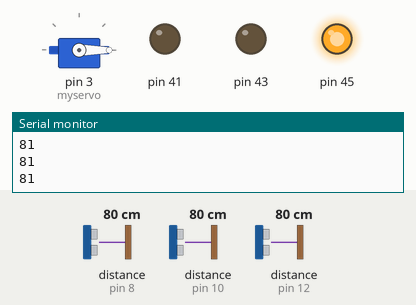
The sketch below on a simulated Arduino Mega 2560, built with avr-gcc and run on an emulated ATmega2560. Parts: servo, output pins drawn as LEDs (lit = HIGH), the last lines printed to the serial monitor. The inputs (shaded band) are chosen by the test bench; at power-on: distance to the obstacle (sensors on pin 12, pin 8, pin 10) 80 cm. The echo pulse lasts 58.3 µs per cm.

Above: at 7.4 s.
7.5 s: distance to the obstacle (sensor on pin 12) set to 2 cm
At 8.8 s:
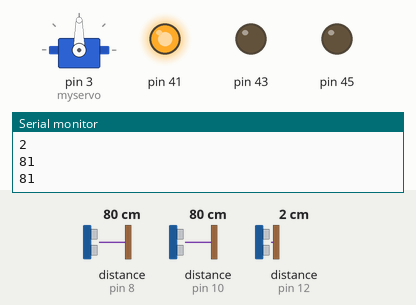
At 14.5 s:
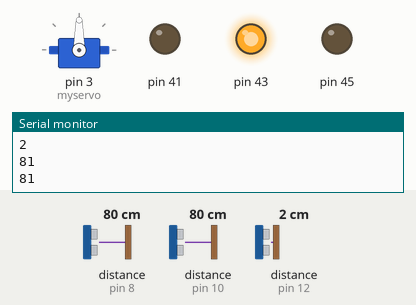
17.1 s: distance to the obstacle (sensor on pin 12) set to 4 cm
At 27.6 s:
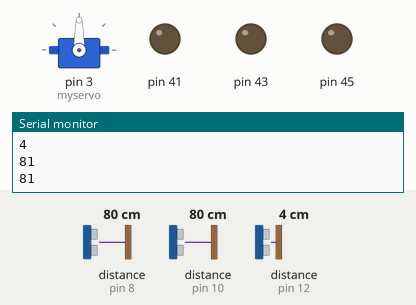
Timing chart, 0 to 27.9 s (numbered marks = the images above; inputs shaded):
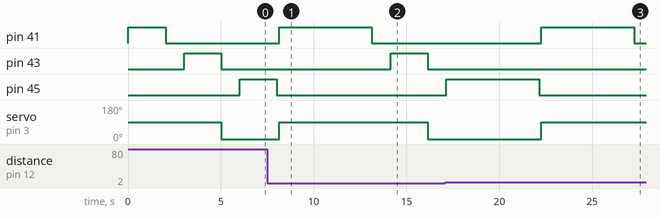

The sketch:

DemoFinal_1.1.ino
```cpp
#include <Servo.h>
#include <NewPing.h>


#define TRIGGER_PIN  8  // Arduino pin tied to trigger pin on the ultrasonic sensor.
#define ECHO_PIN     9 // Arduino pin tied to echo pin on the ultrasonic sensor.
#define MAX_DISTANCE 400 // Maximum distance we want to ping for (in centimeters). Maximum sensor distance is rated at 400-500cm.

NewPing sonar1(13, 12, MAX_DISTANCE); // NewPing setup of pins and maximum distance.
NewPing sonar2(11, 10, MAX_DISTANCE); // NewPing setup of pins and maximum distance.
NewPing sonar3(9, 8, MAX_DISTANCE); // NewPing setup of pins and maximum distance.

Servo myservo; //Declare object of type Servo

float dd;
int tv,timed;

NewPing sonar(TRIGGER_PIN, ECHO_PIN, MAX_DISTANCE); // NewPing setup of pins and maximum distance.

// the setup function runs once when you press reset or power the board
void setup()
{
  pinMode(41, OUTPUT);
  pinMode(43, OUTPUT);
  pinMode(45, OUTPUT);

  myservo.attach(3);

  Serial.begin(9600);
}

// the loop function runs over and over again forever
void loop()
{

  //dd=sonar.ping_cm();

  if(sonar1.ping_cm()<=15&&sonar1.ping_cm()>=1)
    if(sonar2.ping_cm()<=15&&sonar2.ping_cm()>=1)
      if(sonar3.ping_cm()<=15&&sonar3.ping_cm()>=1)
        {
          timed=10000;
        }
      else
        timed= 7000;
    else
      timed=5000;
  else
    timed=2000;


// Serial.println(dd);
  Serial.println(timed);
  Serial.println(sonar1.ping_cm());
  Serial.println(sonar2.ping_cm());
  Serial.println(sonar3.ping_cm());

  myservo.write(90);
  digitalWrite(41, HIGH);   // turn the LED on (HIGH is the voltage level)
  delay(timed);              // wait for a second
  digitalWrite(41, LOW);    // turn the LED off by making the voltage LOW
  delay(1000);              // wait for a second

  digitalWrite(43, HIGH);   // turn the LED on (HIGH is the voltage level)
  delay(2000);              // wait for a second
  digitalWrite(43, LOW);    // turn the LED off by making the voltage LOW
  myservo.write(0);
  delay(1000);

  digitalWrite(45, HIGH);   // turn the LED on (HIGH is the voltage level)
  delay(timed);              // wait for a second
  digitalWrite(45, LOW);    // turn the LED off by making the voltage LOW
  delay(100);
}
```

Measured:
- after the input at 7.5 s, pin 45: goes on until 8.0 s, then stays LOW
